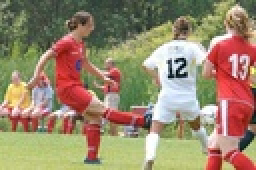
%> input picture Assignment 3/soccer.jpg, 128 x 85 px, shrunk from 500 x 333 before the run (shown 2 times larger)
$ octave main.m   (GNU Octave 9; MATLAB toolbox functions it lacks are replaced by stand-ins)
%> lines starting %> are read from the running program, lines starting %| are printed output that depends on the picture
%> further down, inputIm is the input picture: size 85x128x3 uint8; mean R, G, B 153.2, 135.3, 107.8
### Assignment 3/MYKMEANS.m
%% Shubham Daule (2787739)
% Assignment 03
%%
function [clustermap, center, dist] = MYKMEANS(inputIm, K)
%> called with K = 6

    [rows, columns, dim] = size(inputIm);
%> rows = 85; columns = 128; dim = 3
    inputIm = reshape(double(inputIm),rows*columns,3);

    center = inputIm(ceil(rand(K,1)*(rows*columns)),:);
    labelDist   = zeros((rows*columns),K+2);

    for n = 1:10
       for i = 1:(rows*columns)
          for j = 1:K
            labelDist(i,j) = norm(inputIm(i,:) - center(j,:));
          end
          [dist, cl] = min(labelDist(i,1:K));
          labelDist(i,K+1) = cl;
          labelDist(i,K+2) = dist;
       end
       for i = 1:K
          temprory = (labelDist(:,K+1) == i);
          center(i,:) = mean(inputIm(temprory,:));
          if sum(isnan(center(:))) ~= 0
             nc = find(isnan(center(:,1)) == 1);
             for Ind = 1:size(nc,1)
             center(nc(Ind),:) = inputIm(randi(rows*columns),:);
             end
          end
       end
    end
%> after the loop, center = [159.5 140.8 109.6; 69.59 76.94 59.73; 190 189.3 137.8; 179.6 57.14 56.95; 112.9 120.5 81.96; 226.9 226.5 228.3]
    clustermap = reshape(labelDist(:,K+1),rows,columns);
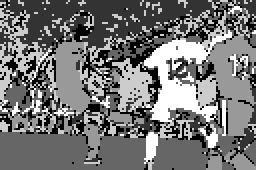
%> clustermap: size 85x128 double (shown 2 times larger); min 1, max 6, mean 3.29; drawn with min black and max white
end

### Assignment 3/main.m
%% Shubham Daule (2787739)
% Assignment 03
%%
% function main()
clear all
close all
clc
%% Question 1
Game = 'soccer.jpg';
inputIm = imread(Game);

figure
imshow(inputIm)
title('Original Image')

K = 6;
[clustermap, center, dist] = MYKMEANS(inputIm, K);
%> dist = 38.88

figure
imagesc(clustermap)
colormap jet
title('Cluster Map Image With Function MYKMEANS')

disp('----Done for Question 1----')
pause;
%%-----------------
%% Question 2

Img = reshape(double(inputIm),size(inputIm,1)*size(inputIm,2),3);
idx = kmeans(Img,K);
clustermap2 = reshape(idx,size(inputIm,1),size(inputIm,2));
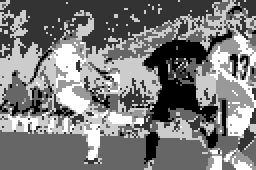
%> clustermap2: size 85x128 double (shown 2 times larger); min 1, max 6, mean 3.4; drawn with min black and max white
figure
imagesc(clustermap2)
colormap jet
title('Cluster Map Image by MATLAB Built-in Function')

disp('----Done for Question 2----')
pause;
%%-----------------
%% Question 3

for i = 2:10
%> (the run ends here)
